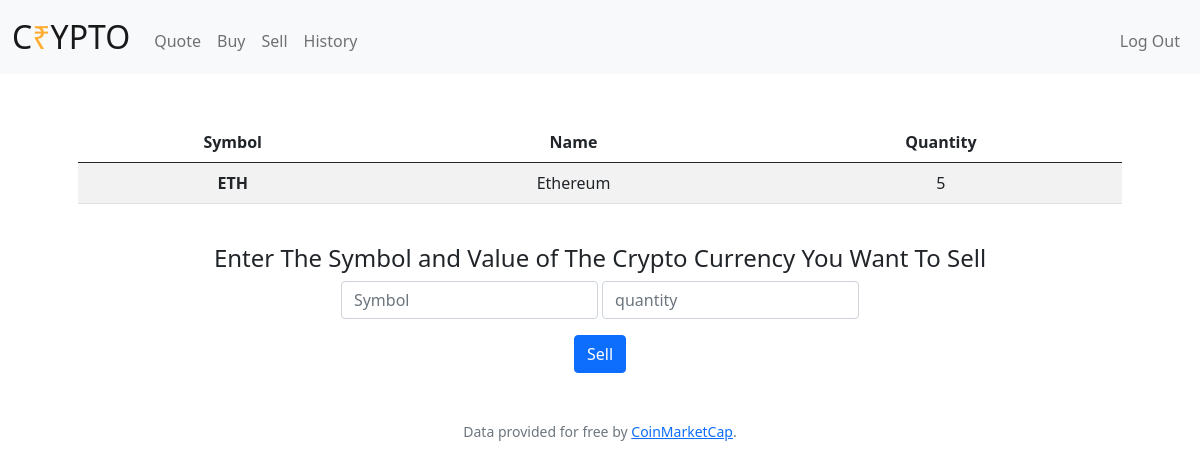
Page /sell (signed in) on the committed database.
### tables this page shows
CREATE TABLE "transactions" (
	"user_id"	INTEGER NOT NULL,
	"symbol"	TEXT NOT NULL,
	"name"	TEXT NOT NULL,
	"quantity"	NUMERIC NOT NULL DEFAULT 0,
	"value"	NUMERIC NOT NULL DEFAULT 0,
	"trans_id"	INTEGER NOT NULL,
	FOREIGN KEY("user_id") REFERENCES "users"("id"),
	PRIMARY KEY("trans_id" AUTOINCREMENT)
);

### app.py (the view, shortened to what this page needs)
@app.route("/sell", methods=["GET", "POST"])
@login_required
def sell():
    PORT = db.execute("SELECT name, symbol, quantity FROM transactions WHERE user_id = ?", (session["user_id"], )).fetchall()
    return render_template("sell.html", exists=PORT)

### app.py (called while the page is built)
@app.after_request
def after_request(response):
    response.headers["Cache-Control"] = "no-cache, no-store, must-revalidate"
    response.headers["Expires"] = 0
    response.headers["Pragma"] = "no-cache"
    return response

def dict_factory(cursor, row):
    dict = {}
    for id, col in enumerate(cursor.description):
        dict[col[0]] = row[id]
    return dict

### helpers.py (called while the page is built)
def login_required(f):
    @wraps(f)
    def decorated_function(*args, **kwargs):
        if not session.get("user_id"):
            return redirect(url_for("login"))
        return f(*args, **kwargs)
    return decorated_function

### templates/sell.html (shortened to what this page needs)
{% extends "layouts.html" %}
{% block main %}
    <table class="table table-striped">
        <thead>
            <tr>
                <th scope="col">Symbol</th>
                <th scope="col">Name</th>
                <th scope="col">Quantity</th>
            </tr>
        </thead>
        <tbody>
            {% for item in exists %}
                <tr>
                    <th scope="row">{{item["symbol"]}}</th>
                    <td>{{item["name"]}}</td>
                    <td>{{item["quantity"]}}</td>
                </tr>
            {% endfor %}
        </tbody>
    </table>
    <br>
    <form action="/sell" method="post">
        <div class="mb-3">
            <h4>Enter The Symbol and Value of The Crypto Currency You Want To Sell</h4>
            <input id="symbol" name="symbol" autocomplete="off" autofocus name="q" placeholder="Symbol" type="text" class="form-control">
            <input id="qty" name="qty" autocomplete="off" autofocus name="q" placeholder="quantity" type="number" class="form-control">
        </div>
        <div>
            <button id="buy" class="btn btn-primary" type="submit"> Sell </button>
        </div>
    </form>
{% endblock %}

### static/styles.css (style rules this page uses)
main .form-control { display: inline-block; width: auto; }

### rows in the picture
transactions: symbol "ETH", name "Ethereum", quantity "5"
